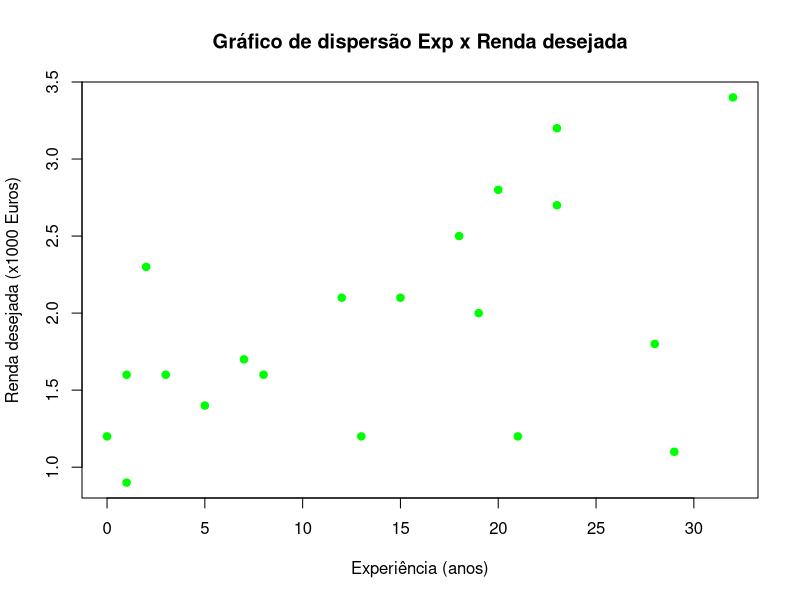
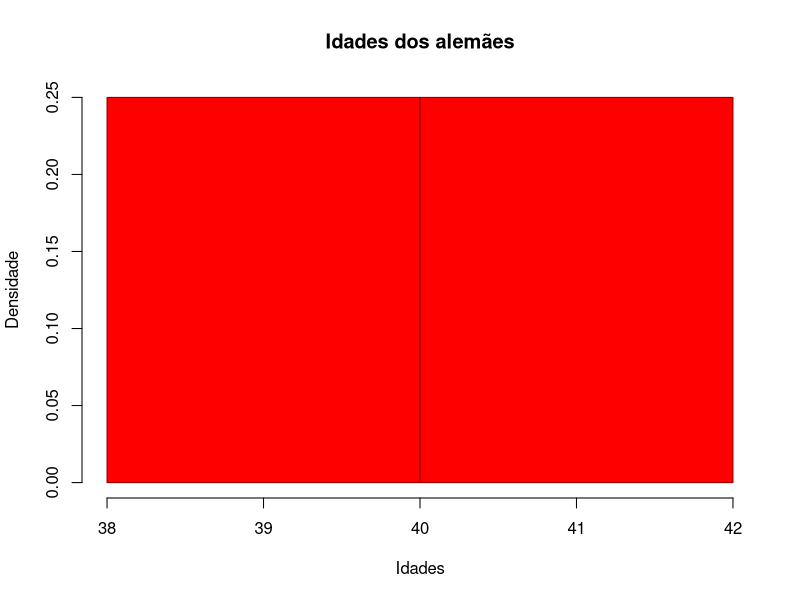
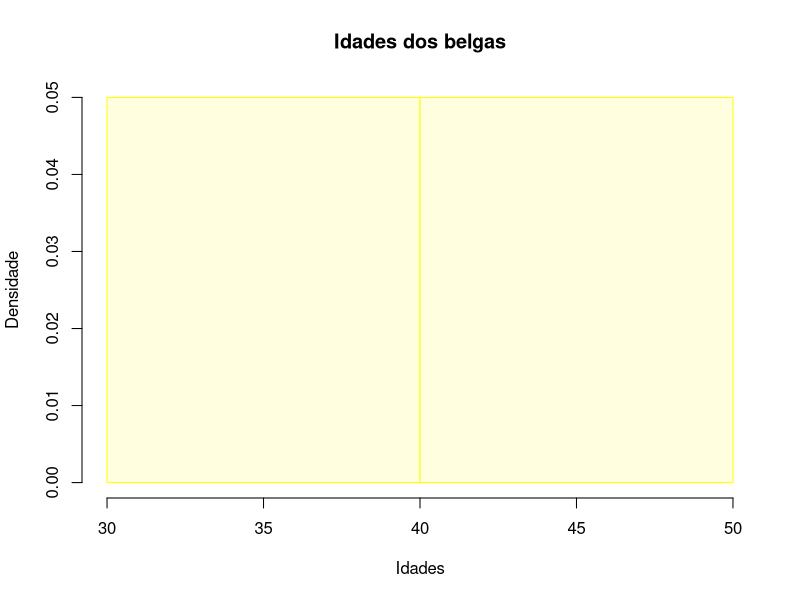
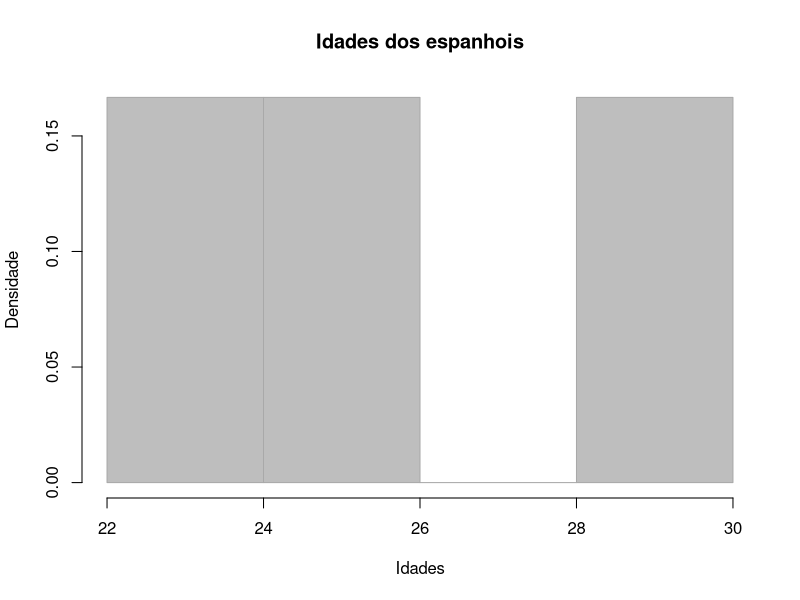
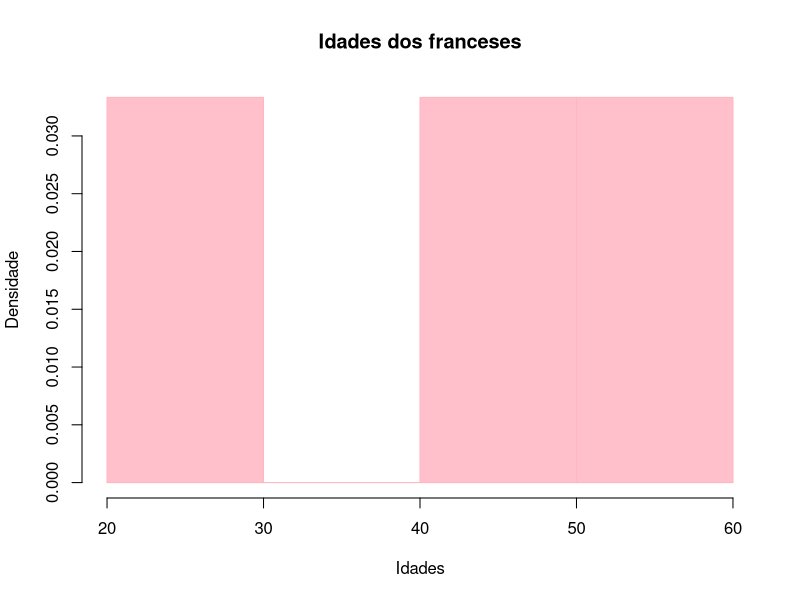
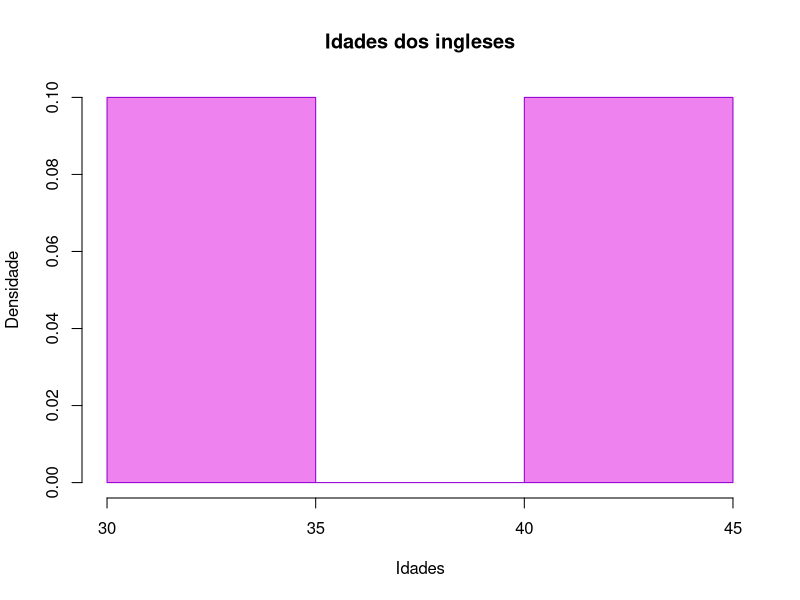
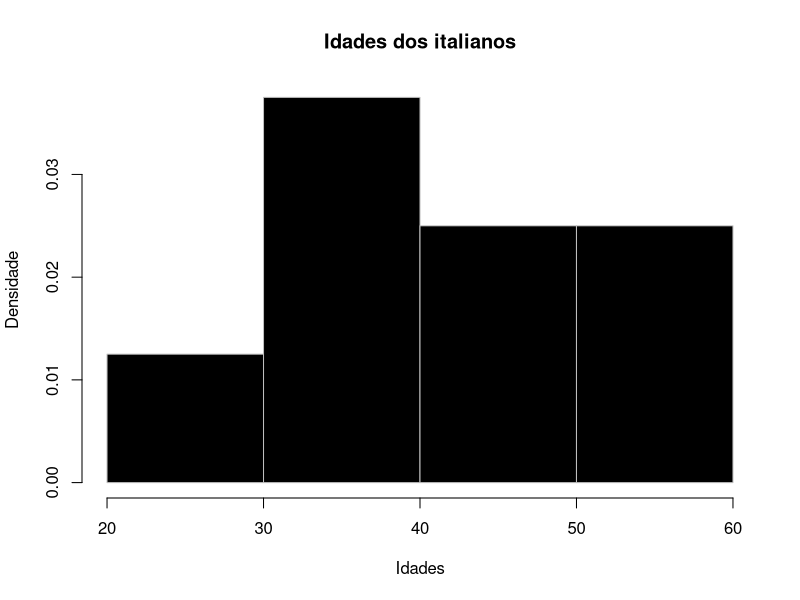
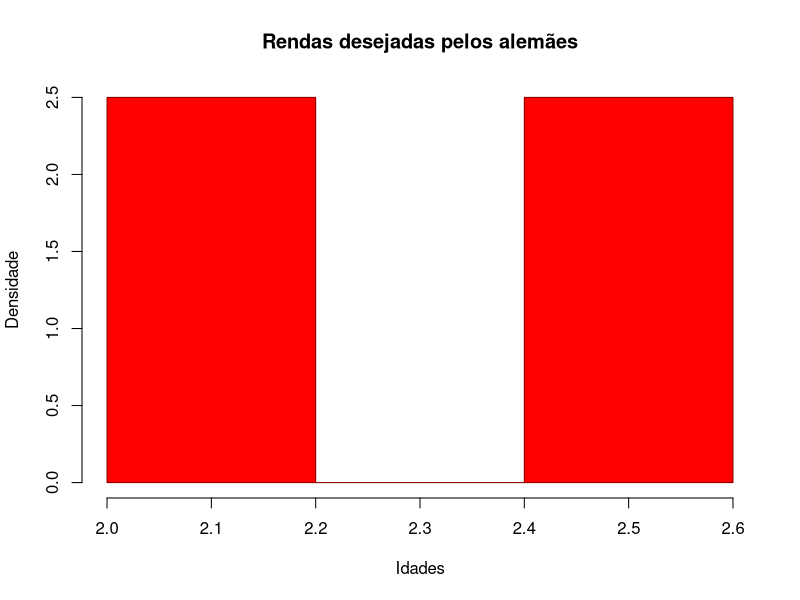

The R script that drew these images, in order:
#QUESTÃO 2

#1)

#colunas da tabela

idade <- c(28,34,46,26,37,29,51,31,39,43,58,44,25,23,52,42,48,33,38,46)
nacionalidade = c("italiana", "inglesa", "belga", "espanhola", "italiana", "espanhola",
                  "francesa", "belga", "italiana", "italiana", "italiana", "inglesa",
                  "francesa", "espanhola", "italiana", "alemã", "francesa", "italiana",
                  "alemã", "italiana")
renda <- c(2.3, 1.6, 1.2, 0.9, 2.1, 1.6, 1.8, 1.4, 1.2, 2.8, 3.4, 2.7, 1.6, 1.2, 1.1,
          2.5, 2.0, 1.7, 2.1, 3.2)
experiencia <- c(2,8,21,1,15,3,28,5,13,20,32,23,1,0,29,18,19,7,12,23)

tabela <- data.frame(Idade = idade, Nacionalidade = nacionalidade, Renda = renda,
                    Experiencia = experiencia)

print(tabela)

#media, mediana e desvio padrão para idade, renda e experiência
media_idade <- mean(tabela$Idade)
cat("Média da idade: ", media_idade, "\n")
media_renda <- mean(tabela$Renda)
cat("Média da renda desejada: ", media_renda, "\n")
media_exp   <- mean(tabela$Experiencia)
cat("Média da experiência: ", media_exp, "\n")

mediana_idade <- median(tabela$Idade)
cat("Mediana da idade: ", mediana_idade, "\n")
mediana_renda <- median(tabela$Renda)
cat("Mediana da renda desejada: ", mediana_renda, "\n")
mediana_exp   <- median(tabela$Experiencia)
cat("Mediana da experiência: ", mediana_exp, "\n")

dp_idade <- sd(tabela$Idade)
cat("Desvio padrão da idade: ", dp_idade, "\n")
dp_renda <- sd(tabela$Renda)
cat("Desvio padrão da renda desejada: ", dp_renda, "\n")
dp_exp   <- sd(tabela$Experiencia)
cat("Desvio padrão da experiência: ", dp_exp, "\n")

#2)

tabela_alema <- tabela[tabela$Nacionalidade == "alemã", ]
media_alema_renda <- mean(tabela_alema$Renda)
cat("Renda alemã média desejada: ", media_alema_renda, '\n')
media_alema_exp <- mean(tabela_alema$Experiencia)
cat("Experiencia alemã média: ", media_alema_exp, '\n')

tabela_italiana <- tabela[tabela$Nacionalidade == "italiana", ]
media_italiana_renda <- mean(tabela_italiana$Renda)
cat("Renda italiana média desejada: ", media_italiana_renda, '\n')
media_italiana_exp <- mean(tabela_italiana$Experiencia)
cat("Experiencia italiana média: ", media_italiana_exp, '\n')

tabela_belga <- tabela[tabela$Nacionalidade == "belga", ]
media_belga_renda <- mean(tabela_belga$Renda)
cat("Renda belga média desejada: ", media_belga_renda, '\n')
media_belga_exp <- mean(tabela_belga$Experiencia)
cat("Experiencia belga média: ", media_belga_exp, '\n')

tabela_espanhola <- tabela[tabela$Nacionalidade == "espanhola", ]
media_espanhola_renda <- mean(tabela_espanhola$Renda)
cat("Renda espanhola média desejada: ", media_espanhola_renda, '\n')
media_espanhola_exp <- mean(tabela_espanhola$Experiencia)
cat("Experiencia espanhola média: ", media_espanhola_exp, '\n')

tabela_francesa <- tabela[tabela$Nacionalidade == "francesa", ]
media_francesa_renda <- mean(tabela_francesa$Renda)
cat("Renda francesa média desejada: ", media_francesa_renda, '\n')
media_francesa_exp <- mean(tabela_francesa$Experiencia)
cat("Experiencia francesa média: ", media_francesa_exp, '\n')

tabela_inglesa <- tabela[tabela$Nacionalidade == "inglesa", ]
media_inglesa_renda <- mean(tabela_inglesa$Renda)
cat("Renda inglesa média desejada: ", media_inglesa_renda, '\n')
media_inglesa_exp <- mean(tabela_inglesa$Experiencia)
cat("Experiencia inglesa média: ", media_inglesa_exp, '\n')

#retorna o índice da posição que contém o maior valor
nacionalidades <- c("alema", 'belga', 'espanhola', 'francesa', 'inglesa', 'italiana')

maior_renda_nacionalidade <- which.max(c(media_alema_renda, media_belga_renda, media_espanhola_renda,
                              media_francesa_renda, media_inglesa_renda, media_italiana_renda))
cat("Maior renda desejada: ", nacionalidades[maior_renda_nacionalidade], '\n')

maior_exp_nacionalidade <- which.max(c(media_alema_exp, media_belga_exp, media_espanhola_exp, media_francesa_exp,
                            media_inglesa_exp, media_italiana_exp))
cat("Maior experiência: ", nacionalidades[maior_exp_nacionalidade], '\n')

#3)

#Gráfico de dispersão
plot(x = experiencia, y = renda,
     main = "Gráfico de dispersão Exp x Renda desejada",
     xlab = "Experiência (anos)",
     ylab = "Renda desejada (x1000 Euros)",
     col = 'green',
     pch = 19
     )

#Coeficiente de correlação de Pearson

coef_pearson <- cor(x = experiencia, y = renda)
cat("Coeficiente de correlação de Pearson: ", coef_pearson, '\n')

#valor Retornado --> 0.4977672, não dá indícios de uma correlação forte.

#4)

tabela_filtrada <- tabela[tabela$Renda < 2 & tabela$Experiencia >= 10, ]

cat("Exatamente", length(tabela_filtrada), " candidatos 
    desejam menos de 2000 euros com pelo menos 10 anos de exp.\n")
print(tabela_filtrada)

#5)

#histograma das idades, por nacionalidade:

hist(tabela_alema$Idade, 
     main = "Idades dos alemães",
     ylab = "Densidade",
     xlab = "Idades",
     freq = FALSE,
     col = 'red',
     border = 'darkred'
    )

hist(tabela_belga$Idade, 
     main = "Idades dos belgas",
     ylab = "Densidade",
     xlab = "Idades",
     freq = FALSE,
     col = 'lightyellow',
     border = 'yellow'
)

hist(tabela_espanhola$Idade, 
     main = "Idades dos espanhois",
     ylab = "Densidade",
     xlab = "Idades",
     freq = FALSE,
     col = 'grey',
     border = 'darkgrey'
)

hist(tabela_francesa$Idade, 
     main = "Idades dos franceses",
     ylab = "Densidade",
     xlab = "Idades",
     freq = FALSE,
     col = 'pink',
     border = 'lightpink'
)

hist(tabela_inglesa$Idade, 
     main = "Idades dos ingleses",
     ylab = "Densidade",
     xlab = "Idades",
     freq = FALSE,
     col = 'violet',
     border = 'darkviolet'
)

hist(tabela_italiana$Idade, 
     main = "Idades dos italianos",
     ylab = "Densidade",
     xlab = "Idades",
     freq = FALSE,
     col = 'black',
     border = 'grey'
)

#Histograma das rendas desejadas, por nacionalidade

hist(tabela_alema$Renda, 
     main = "Rendas desejadas pelos alemães",
     ylab = "Densidade",
     xlab = "Idades",
     freq = FALSE,
     col = 'red',
     border = 'darkred'
)

hist(tabela_belga$Renda, 
     main = "Rendas desejadas pelos belgas",
     ylab = "Densidade",
     xlab = "Idades",
     freq = FALSE,
     col = 'lightyellow',
     border = 'yellow'
)

hist(tabela_espanhola$Renda, 
     main = "Rendas desejadas pelos espanhois",
     ylab = "Densidade",
     xlab = "Idades",
     freq = FALSE,
     col = 'grey',
     border = 'darkgrey'
)

hist(tabela_francesa$Renda, 
     main = "Rendas desejadas pelos franceses",
     ylab = "Densidade",
     xlab = "Idades",
     freq = FALSE,
     col = 'pink',
     border = 'lightpink'
)

hist(tabela_inglesa$Renda, 
     main = "Rendas desejadas pelos ingleses",
     ylab = "Densidade",
     xlab = "Idades",
     freq = FALSE,
     col = 'violet',
     border = 'darkviolet'
)

hist(tabela_italiana$Renda, 
     main = "Rendas desejadas pelos italianos",
     ylab = "Densidade",
     xlab = "Idades",
     freq = FALSE,
     col = 'black',
     border = 'grey'
)

#boxplots

boxplot(Idade ~ Nacionalidade,
        data = tabela,
        main = "Boxplot comparativo",
        col = "skyblue",
        ylab = 'Idade',
        xlab = "Nacionalidade"
        )

#fim da questão 2





